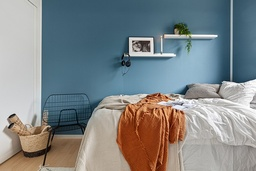
#> input picture Segmentation/data/images/bedroom-7132435_640.jpg, 256 x 171 px, shrunk from 640 x 427 before the run
$ jupyter execute segmentation_kmeans.ipynb
#> lines starting #> are read from the running program, lines starting #| are printed output that depends on the picture
[cell 1]
import cv2
import numpy as np
import matplotlib.pyplot as plt

[cell 2]
# read the image
image = cv2.imread("../data/images/bedroom-7132435_640.jpg")
#> image is the input picture: shape (171, 256, 3); mean B, G, R 135.6, 134.3, 128.9
image = cv2.cvtColor(image, cv2.COLOR_BGR2RGB)

We need to flatten the height and width into a single vector of pixels (3 RGB values) since kmeans takes a 2D array as input

[cell 3]
# reshape the image to a 2D array of pixels and 3 color values (RGB)
pixel_values = image.reshape((-1, 3))
# convert to float
pixel_values = np.float32(pixel_values)

Define hyperparameters for kmeans

[cell 4]
k = 8 # Number of clusters
max_iter = 100
eps = 0.2 # Minimum epsilon distance to stop iterations

[cell 5]
# define stopping criteria
criteria = (cv2.TERM_CRITERIA_EPS + cv2.TERM_CRITERIA_MAX_ITER, max_iter, eps)

_, labels, (centers) = cv2.kmeans(pixel_values, k, None, criteria, max_iter, cv2.KMEANS_RANDOM_CENTERS)
#> centers = [[82.47, 114.9, 132.2], [36.62, 47.38, 49.7], [175.7, 167.6, 158], [62.29, 92.92, 109.7], [130.5, 60.51, 26.15], [155.7, 122.6, 96.03], [207.8, 207.7, 206.3], [130.5, 165, 184.6]]

Construct the segmented image

[cell 6]
# convert back to 8 bit values
centers = np.uint8(centers)
#> centers = [[82, 114, 132], [36, 47, 49], [175, 167, 158], [62, 92, 109], [130, 60, 26], [155, 122, 96], [207, 207, 206], [130, 165, 184]]

# flatten the labels array
labels = labels.flatten()

# convert all pixels to the color of the centroids
segmented_image = centers[labels.flatten()]

# reshape back to the original image dimension
segmented_image = segmented_image.reshape(image.shape)
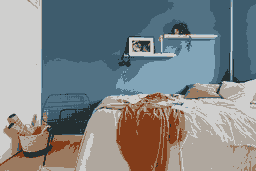
#> segmented_image: shape (171, 256, 3); mean R, G, B 128.3, 133.6, 135.2
# show the image
plt.imshow(segmented_image)
plt.show()

Disable a determined cluster

[cell 7]
# disable only the cluster number 2 (turn the pixel into black)
masked_image = np.copy(image)
# convert to the shape of a vector of pixel values
masked_image = masked_image.reshape((-1, 3))
# color (i.e cluster) to disable
cluster = 7
masked_image[labels == cluster] = [0, 0, 0]
# convert back to original shape
masked_image = masked_image.reshape(image.shape)
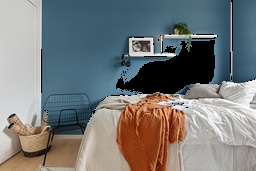
#> masked_image: shape (171, 256, 3); mean R, G, B 118.8, 121.6, 121.4
# show the image
plt.imshow(masked_image)
plt.show()

$ run again, with Segmentation/data/images/16970204502.jpg copied over Segmentation/data/images/bedroom-7132435_640.jpg
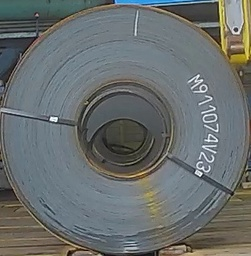
#> input picture Segmentation/data/images/16970204502.jpg, 251 x 256 px, shrunk from 313 x 319 before the run
#> image is the input picture: shape (256, 251, 3); mean B, G, R 109.8, 110.4, 105.3
#> `_, labels, (centers) = cv2.kmeans(pixel_values, k, None, criteria, max..`: centers = [[184.4, 193.3, 196.6], [115, 106.7, 89.15], [163.8, 152.7, 117.9], [43.58, 42.24, 36.77], [71.17, 69.92, 63.36], [110.4, 119.5, 124.8], [119.8, 131.2, 138.6], [86.06, 92.57, 91.74]]
#> `centers = np.uint8(centers)`: centers = [[184, 193, 196], [115, 106, 89], [163, 152, 117], [43, 42, 36], [71, 69, 63], [110, 119, 124], [119, 131, 138], [86, 92, 91]]
#> `segmented_image = segmented_image.reshape(image.shape)`:
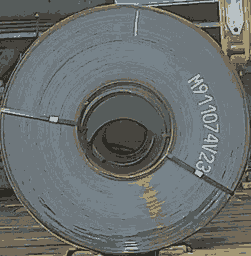
#> segmented_image: shape (256, 251, 3); mean R, G, B 104.9, 109.9, 109.2
#> `masked_image = masked_image.reshape(image.shape)`:
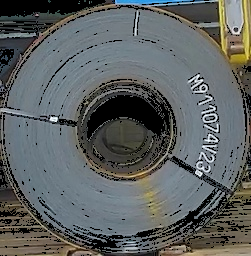
#> masked_image: shape (256, 251, 3); mean R, G, B 93.2, 97.4, 96.9

$ run again, with Segmentation/data/images/16970210022.jpg copied over Segmentation/data/images/bedroom-7132435_640.jpg
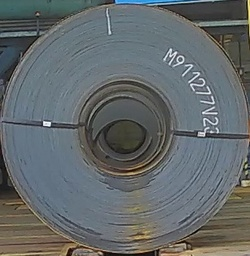
#> input picture Segmentation/data/images/16970210022.jpg, 250 x 256 px, shrunk from 313 x 321 before the run
#> image is the input picture: shape (256, 250, 3); mean B, G, R 106.9, 105.4, 99.5
#> `_, labels, (centers) = cv2.kmeans(pixel_values, k, None, criteria, max..`: centers = [[190.3, 203.3, 211], [116.4, 127, 134.9], [67.51, 67.36, 62.79], [104.5, 116.4, 124.7], [41.26, 39.74, 35.72], [87.17, 91.37, 88.59], [155.1, 149.2, 135.4], [117.5, 109.7, 95.56]]
#> `centers = np.uint8(centers)`: centers = [[190, 203, 210], [116, 127, 134], [67, 67, 62], [104, 116, 124], [41, 39, 35], [87, 91, 88], [155, 149, 135], [117, 109, 95]]
#> `segmented_image = segmented_image.reshape(image.shape)`:
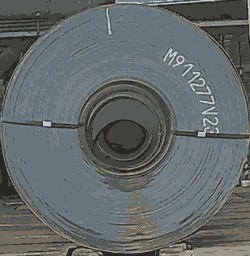
#> segmented_image: shape (256, 250, 3); mean R, G, B 99.1, 105.1, 106.1
#> `masked_image = masked_image.reshape(image.shape)`:
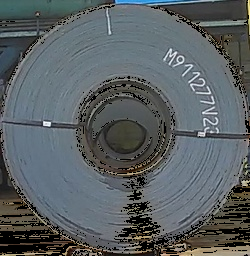
#> masked_image: shape (256, 250, 3); mean R, G, B 89.6, 96.2, 98.8

$ run again, with Segmentation/data/images/16970227222.jpg copied over Segmentation/data/images/bedroom-7132435_640.jpg
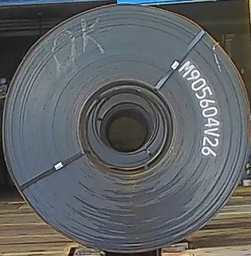
#> input picture Segmentation/data/images/16970227222.jpg, 251 x 256 px, shrunk from 315 x 321 before the run
#> image is the input picture: shape (256, 251, 3); mean B, G, R 101.7, 99.6, 96.5
#> `_, labels, (centers) = cv2.kmeans(pixel_values, k, None, criteria, max..`: centers = [[130.7, 115.2, 93.34], [100.7, 109.2, 117.7], [37.48, 36.33, 34.9], [119.7, 127.4, 133.8], [63.39, 61.21, 56.22], [85.18, 86.47, 89.27], [162.2, 159.7, 151.5], [220.3, 225.4, 230.4]]
#> `centers = np.uint8(centers)`: centers = [[130, 115, 93], [100, 109, 117], [37, 36, 34], [119, 127, 133], [63, 61, 56], [85, 86, 89], [162, 159, 151], [220, 225, 230]]
#> `segmented_image = segmented_image.reshape(image.shape)`:
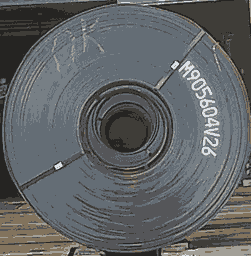
#> segmented_image: shape (256, 251, 3); mean R, G, B 96, 99.3, 101.2
